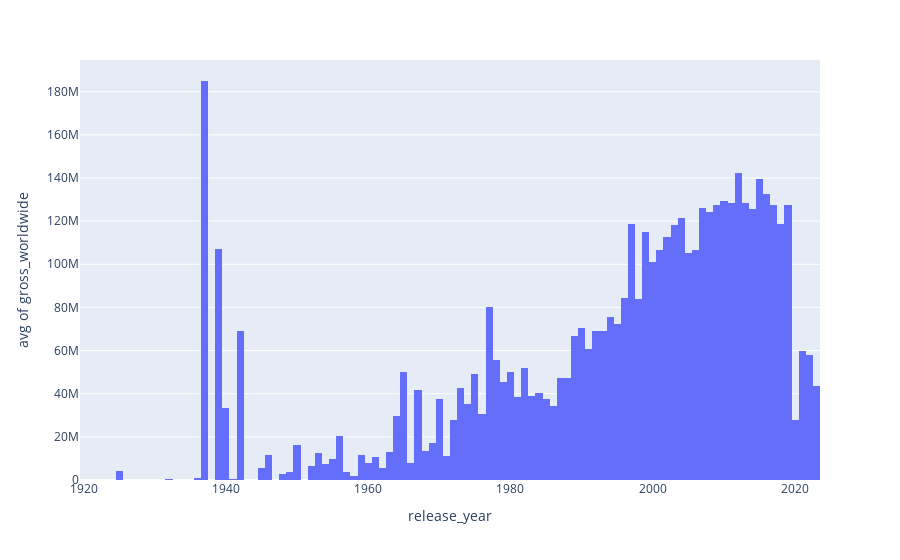

Notebook cell for this chart:
### Markdown cell above
And how much money did they make in those years? Was the cost increase worth it?

### Code cell
# a gross of 0 means the data is missing from our DataSet
filtered_gross = df[df['gross_worldwide'] != 0]
# It's quite hard to find exchange data from before 1990. We'll only use dollars
filtered_gross = filtered_gross[filtered_gross['currency'] == '$']

fig = px.histogram(filtered_gross, x='release_year', y='gross_worldwide', histfunc='avg')
fig.show()

### Figure 1 — Plotly figure (JSON) as saved in the notebook; plotly's stock layout.template omitted (floating-point values rounded to 4 significant figures; data arrays with more than 128 entries replaced by an {"elided": "..."} marker saying what was removed)
{"data": [{"alignmentgroup": "True", "bingroup": "x", "histfunc": "avg", "hovertemplate": "release_year=%{x}<br>avg of gross_worldwide=%{y}<extra></extra>", "legendgroup": "", "marker": {"color": "#636efa", "pattern": {"shape": ""}}, "name": "", "offsetgroup": "", "orientation": "v", "showlegend": false, "type": "histogram", "x": {"elided": "6755 int values"}, "xaxis": "x", "y": {"elided": "6755 int values"}, "yaxis": "y"}], "layout": {"barmode": "relative", "legend": {"tracegroupgap": 0}, "margin": {"t": 60}, "xaxis": {"anchor": "y", "domain": [0, 1], "title": {"text": "release_year"}}, "yaxis": {"anchor": "x", "domain": [0, 1], "title": {"text": "avg of gross_worldwide"}}}}
